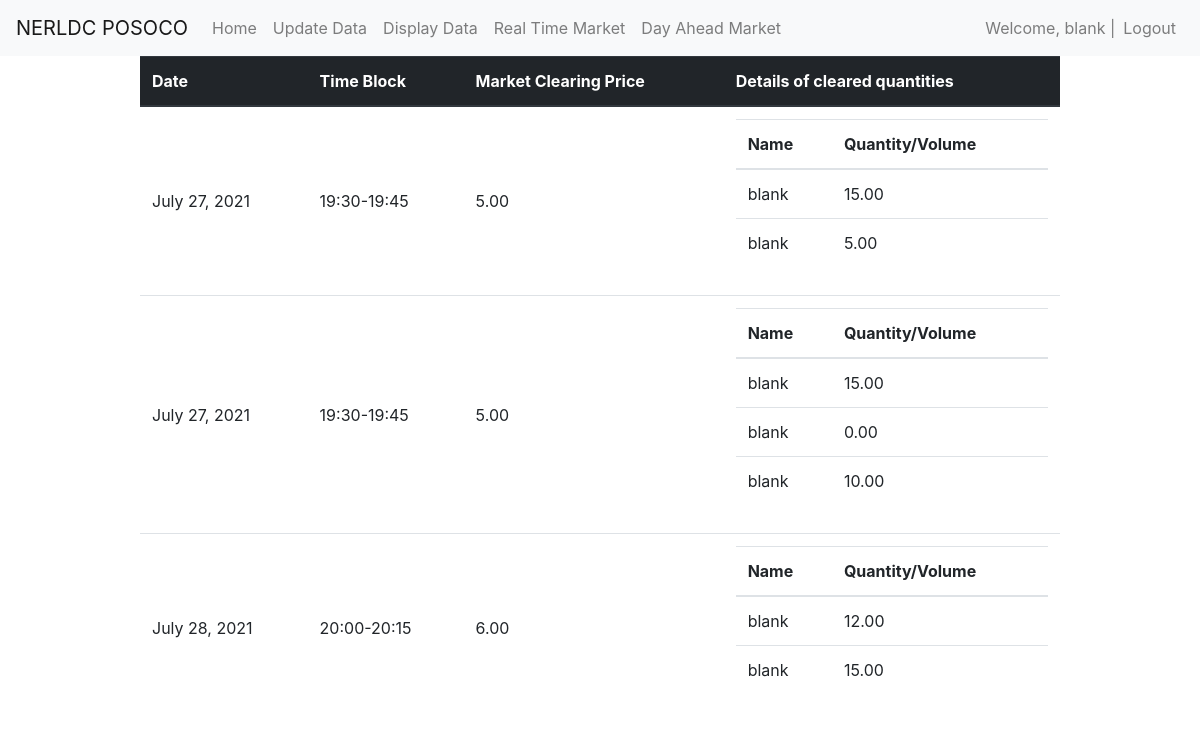
/buyer/clearedreserveup/rtm/ (signed in), run on the app's committed database.
### accounts/models.py (models this page shows)
class User(AbstractUser):
    is_buyer = models.BooleanField(default=False)
    is_seller = models.BooleanField(default=False)

### buyer/models.py (models this page shows)
class ClearedReserveUp(models.Model):
    user = models.ForeignKey(User, on_delete=CASCADE)
    mcp = models.DecimalField(max_digits=5, decimal_places=2)
    time_block = models.CharField(max_length=20, default="NoTime")
    date = models.DateField(default=timezone.now)
    is_rtm = models.BooleanField(default=False)
    is_dat = models.BooleanField(default=False)
    created_at = models.DateTimeField(
        default=timezone.now)

class ClearEntityUp(models.Model):
    clearedreserve = models.ForeignKey(ClearedReserveUp, on_delete=CASCADE)
    name = models.CharField(max_length=200)
    amount = models.DecimalField(max_digits=5, decimal_places=2)

### buyer/views.py (the view)
# urls.py: path('clearedreserveup/<str:type>/', dispclearup, name='clearedreserveup'),
def dispclearup(response, type):
    is_rtm = False
    is_dat = False
    if(type == "dat"):
        is_dat = True
    if(type == "rtm"):
        is_rtm = True
    clearedreserve = response.user.clearedreserveup_set.filter(
        is_dat=is_dat, is_rtm=is_rtm).order_by('time_block').order_by('date')
    return render(response, 'buyer/clearedupdata.html', {"clearedreserve": clearedreserve})

### buyer/templates/buyer/clearedupdata.html (shortened to what this page needs)
{% extends "buyer/base.html" %}
{% block content %}
<div class="container">
    <div class="row justify-content-center">
        <div class="col-10">
            <table class="table">
                <thead class="thead-dark">
                    <tr>
                        <th>
                            Date
                        </th>
                        <th>
                            Time Block
                        </th>
                        <th>
                            Market Clearing Price
                        </th>
                        <th>
                            Details of cleared quantities
                        </th>
                    </tr>
                </thead>
                {% for cleared in clearedreserve %}
                <tr>
                    <td class="align-middle">
                        {{ cleared.date }}
                    </td>
                    <td class="align-middle">
                        {{ cleared.time_block }}
                    </Td>
                    <td class="align-middle">
                        {{ cleared.mcp }}
                    </td>
                    <td>
                        <table class="table">
                            <thead class="thead">
                                <tr>
                                    <th>
                                        Name
                                    </th>
                                    <th>
                                        Quantity/Volume
                                    </th>
                                </tr>
                            </thead>
                            {% for clearedentity in cleared.clearentityup_set.all %}
                            <tr>
                                <td>
                                    {{ clearedentity.name }}
                                </td>
                                <td>
                                    {{ clearedentity.amount }}
                                </td>
                            </tr>
                            {% endfor %}
                        </table>
                    </td>
                </tr>
                {% endfor %}
            </table>
        </div>
    </div>
</div>
{% endblock %}

### buyer/templates/buyer/base.html (shortened to what this page needs)
<!doctype html>
<html lang="en">
<head>
    <link rel="stylesheet" href="https://maxcdn.bootstrapcdn.com/bootstrap/4.0.0/css/bootstrap.min.css"
>
</head>
<body>
    <nav class="navbar navbar-expand-lg navbar-light bg-light">
        <a class="navbar-brand" href="#">NERLDC POSOCO</a>
        <div class="collapse navbar-collapse" id="navbarText">
            <ul class="navbar-nav mr-auto">
                <li class="nav-item">
                    <a class="nav-link" href={% url 'bhome' %}>Home <span class="sr-only">(current)</span></a>
                </li>
                <li class="nav-item">
                    <a class="nav-link" href={% url 'update' %}>Update Data</a>
                </li>
                <li class="nav-item">
                    <a class="nav-link" href={% url 'display' %}>Display Data</a>
                </li>
                <li class="nav-item">
                    <a class="nav-link" href={% url 'rtm' %}>Real Time Market</a>
                </li>
                <li class="nav-item">
                    <a class="nav-link" href={% url 'dat' %}>Day Ahead Market</a>
                </li>
            </ul>
            <span class="navbar-text">
                Welcome, {{user.get_username}} |
            </span>
            <ul class="navbar-nav">
                <li class="nav-item">
                    <a class="nav-link" href={% url 'logout' %}>Logout</a>
                </li>
            </ul>
        </div>
    </nav>
    {% block content %}
    {% endblock %}
</body>
</html>

### data on the page
User: get_username "blank"
ClearedReserveUp: date "July 27, 2021", time_block "19:30-19:45", mcp "5.00"
ClearEntityUp: name "blank", amount "15.00"
ClearEntityUp: name "blank", amount "5.00"
ClearedReserveUp: date "July 27, 2021", time_block "19:30-19:45", mcp "5.00"
ClearEntityUp: name "blank", amount "15.00"
ClearEntityUp: name "blank", amount "0.00"
ClearEntityUp: name "blank", amount "10.00"
ClearedReserveUp: date "July 28, 2021", time_block "20:00-20:15", mcp "6.00"
ClearEntityUp: name "blank", amount "12.00"
ClearEntityUp: name "blank", amount "15.00"
